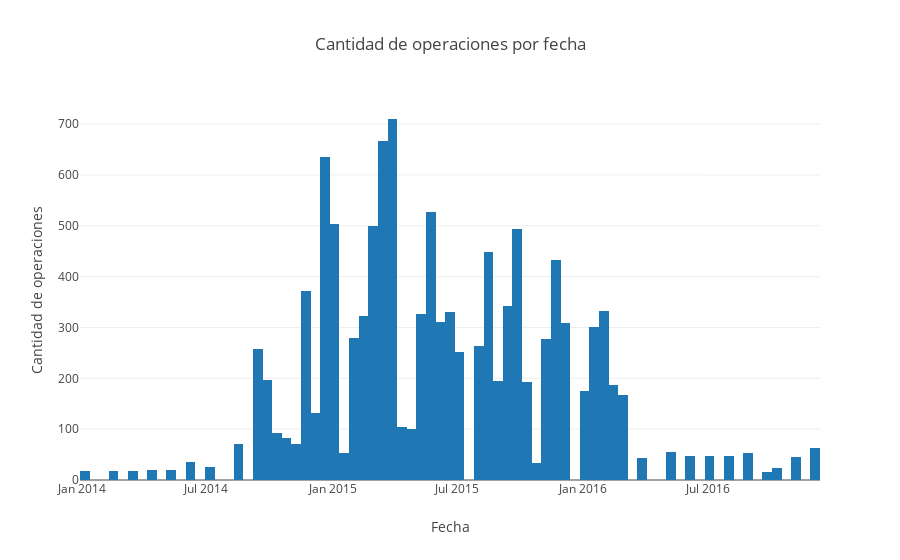

Notebook code for this chart:
### Markdown cell above
## Actividad del usuario
¿Se pueden conocer hábitos del usuario por la actividad de su línea telefónica?

### Code cell
title = 'Cantidad de operaciones por fecha'
plotly.offline.iplot({"data":[go.Histogram(x=att["timestamp"])],"layout":{'title':title,"xaxis":{"title":"Fecha"},"yaxis":{"title":"Cantidad de operaciones"}}})

### Figure 1 — Plotly figure (JSON) as saved in the notebook; plotly's stock layout.template omitted (floating-point values rounded to 4 significant figures; data arrays with more than 128 entries replaced by an {"elided": "..."} marker saying what was removed)
{"data": [{"type": "histogram", "x": {"elided": "11640 str values"}}], "layout": {"title": "Cantidad de operaciones por fecha", "xaxis": {"title": "Fecha"}, "yaxis": {"title": "Cantidad de operaciones"}}}
